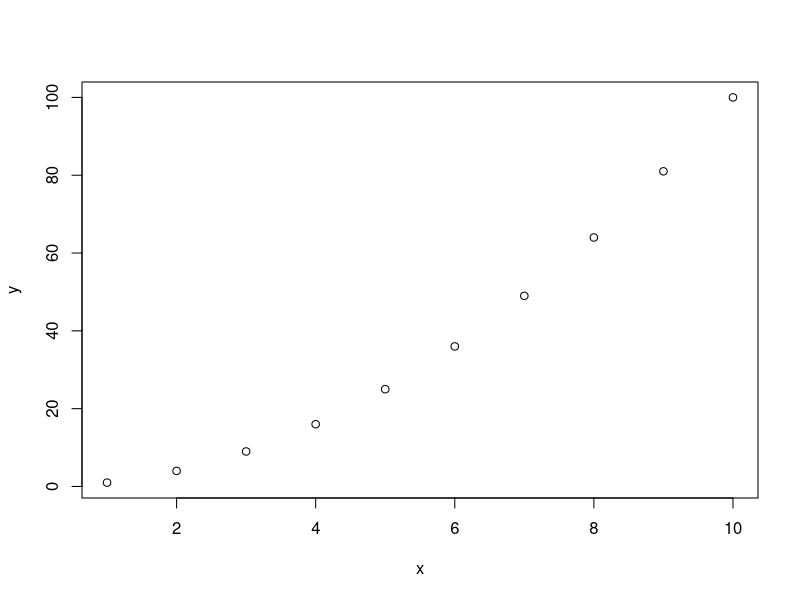
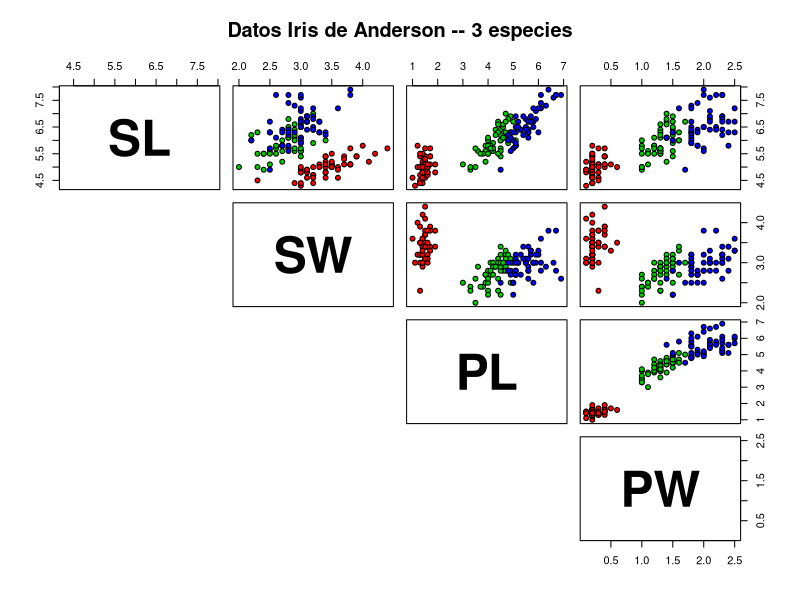

Source code (R) for these figures, in order:
###################################################
### chunk number 1: 
###################################################
options(width=40)


###################################################
### chunk number 2:  eval=FALSE
###################################################
## q()


###################################################
### chunk number 3:  eval=FALSE
###################################################
## q("no")


###################################################
### chunk number 4:  eval=FALSE
###################################################
## help("LoQueBuscas")


###################################################
### chunk number 5:  eval=FALSE
###################################################
## ?LoQueBuscas


###################################################
### chunk number 6:  eval=FALSE
###################################################
## Help("quit")


###################################################
### chunk number 7:  eval=FALSE
###################################################
## help.start()
## ?q


###################################################
### chunk number 8: 
###################################################
apropos("quit")


###################################################
### chunk number 9: 
###################################################
args(apropos)


###################################################
### chunk number 10:  eval=FALSE
###################################################
## RSiteSearch("help")


###################################################
### chunk number 11: 
###################################################
apropos("session")


###################################################
### chunk number 12: 
###################################################
2 + 3


###################################################
### chunk number 13: 
###################################################
2 / 3


###################################################
### chunk number 14: 
###################################################
2 ^ 3


###################################################
### chunk number 15: 
###################################################
log(3, base = 2)


###################################################
### chunk number 16: 
###################################################
sqrt(2)


###################################################
### chunk number 17: 
###################################################
pi


###################################################
### chunk number 18: 
###################################################
1e6 / 100000


###################################################
### chunk number 19: 
###################################################
3 > 2


###################################################
### chunk number 20: 
###################################################
3 > 2 & 3 < 4


###################################################
### chunk number 21: 
###################################################
x <- 2
x > 2
x <= 2 & x^2 < 5


###################################################
### chunk number 22: 
###################################################
if (x < 3) {
print("hola")
}


###################################################
### chunk number 23: 
###################################################
if (x < 2) {
print("hola")
} else {
print("boo")
}


###################################################
### chunk number 24: 
###################################################
if (x < 2) {
print("hola")
} else if (x < 1){
print("boo")
} else {
print("loteria")
}


###################################################
### chunk number 25:  eval=FALSE
###################################################
## x <- 1.2
## if (x > 2) {
## print("opcion1")
## } else if (x < 0){
## print("opcion2")
## } else if (x^2 < 3){
## print("opcion3")
## } else {
## print("no se")
## }


###################################################
### chunk number 26: 
###################################################
x <- 5
ifelse( x / 5 == 1, "Verdadero", "Falso")


###################################################
### chunk number 27: 
###################################################
c(2, 3)
c(2, 7, 3)


###################################################
### chunk number 28: 
###################################################
1:4
6:3
c(1:3, 8, 0:-3)


###################################################
### chunk number 29: 
###################################################
seq(10, 100, by=10)


###################################################
### chunk number 30: 
###################################################
rep(2, 3)


###################################################
### chunk number 31: 
###################################################
c( 1:3, 8, 0:-2, rep(5,4), seq(0,50, by=5) )


###################################################
### chunk number 32: 
###################################################
for (i in 1:10) {
  if (sqrt(i) > 2.5) {
  print("sip")
  } else {
  print("nop")
  }
}


###################################################
### chunk number 33: 
###################################################
res <- NULL
for (i in 1:10) {
  res <- c(res, i^2)
}
res


###################################################
### chunk number 34: 
###################################################
res <- NULL
for (i in 1:10) {
  temp <- 0
  for (j in 1:10) {
    temp <- temp + i
  }
  res <- c(res, temp)
}
res


###################################################
### chunk number 35:  eval=FALSE
###################################################
## save.image(file = "archivo.Rdata")
## load(file = "archivo.Rdata")


###################################################
### chunk number 36:  eval=FALSE
###################################################
## save(objeto, file = "archivo.Rda")


###################################################
### chunk number 37:  eval=FALSE
###################################################
## save(objeto1, objeto2, file = "archivo.Rda")


###################################################
### chunk number 38:  eval=FALSE
###################################################
## load(file = "archivo.Rda")


###################################################
### chunk number 39:  eval=FALSE
###################################################
## savehistory(file = "archivo.Rhistory")


###################################################
### chunk number 40:  eval=FALSE
###################################################
## loadhistory(file = "archivo.Rhistory")


###################################################
### chunk number 41: 
###################################################
x <- 1:10
y <- x ^ 2


###################################################
### chunk number 42: 
###################################################
plot(x,y)


###################################################
### chunk number 43: 
###################################################
pairs(iris[1:4], pch = 21, bg = c("red", "green3", "blue")[unclass(iris$Species)], lower.panel=NULL, labels=c("SL","SW","PL","PW"), font.labels=2, cex.labels=4.5, main = "Datos Iris de Anderson -- 3 especies")


###################################################
### chunk number 44: 
###################################################
sessionInfo()


